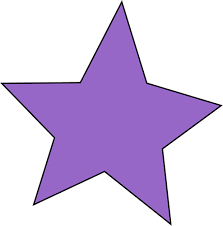
#> input picture images/purpleStar.png, 223 x 226 px
$ python enclosing.py   (older library calls are emulated)
#> lines starting #> are read from the running program, lines starting #| are printed output that depends on the picture; after the words box and inside, x2 and y2 are one past the last pixel; in counts of white or black regions, pixels touching at a corner belong together
import cv2

img = cv2.imread('images/purpleStar.png')
#> img is the input picture: shape (226, 223, 3); mean B, G, R 230.2, 196.3, 212.9
imgray = cv2.cvtColor(img, cv2.COLOR_BGR2GRAY)
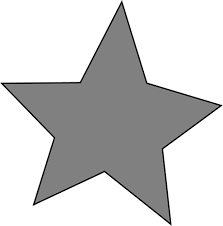
#> imgray: shape (226, 223); min 0, max 255, mean 205.1

ret, thr = cv2.threshold(imgray, 127, 255, cv2.THRESH_BINARY)
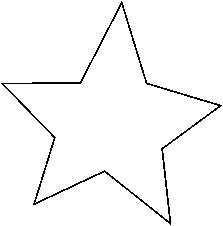
#> thr: shape (226, 223); 97.3% white; black in thin lines or dots
_, contour, _ = cv2.findContours(thr, cv2.RETR_TREE, cv2.CHAIN_APPROX_SIMPLE)
#> contour = 3 contours; box (x1, y1, x2, y2) and area: (0, 0, 223, 226) 49950, (0, 0, 223, 226) 19096, (4, 5, 218, 221) 17056

con = contour[1]
#> con = contour of 369 points, box (x1, y1, x2, y2) (0, 0, 223, 226), area 19096

(x, y), r = cv2.minEnclosingCircle(con)
#> x = 113.9; y = 119.4; r = 119.6
cv2.circle(img, (int(x), int(y)), int(r), (0, 0, 255), 2)

ellipse = cv2.fitEllipse(con)
#> ellipse = ((112.3, 120.5), (179.4, 190.7), 11.2)
cv2.ellipse(img, ellipse, (0, 255, 0), 2)
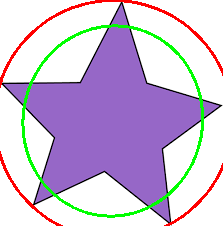
#> img: shape (226, 223, 3); mean B, G, R 214.9, 190.4, 205


# [6 lines of commented-out code are left out]

cv2.imshow('img', img)
cv2.waitKey(0)
cv2.destroyAllWindows()

$ run again, with images/england.png copied over images/purpleStar.png
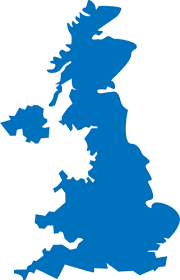
#> input picture images/england.png, 180 x 280 px
#> img is the input picture: shape (280, 180, 3); mean B, G, R 227.7, 197.1, 151.6
#> `ret, thr = cv2.threshold(imgray, 127, 255, cv2.THRESH_BINARY)`:
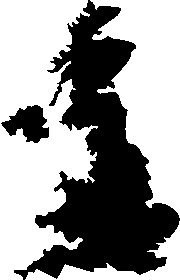
#> thr: shape (280, 180); 60.3% white; 2 black regions
#> contour = 4 contours; box (x1, y1, x2, y2) and area: (0, 0, 98, 280) 17820, (90, 0, 180, 218) 10584, (25, 221, 180, 280) 1944, (0, 104, 50, 144) 1154
#> con = contour of 201 points, box (x1, y1, x2, y2) (90, 0, 180, 218), area 10584
#> x = 134.5; y = 108.5; r = 117.3
#> ellipse = ((183, 125.3), (116.3, 283.7), 155.3)
#> `cv2.ellipse(img, ellipse, (0, 255, 0), 2)`:
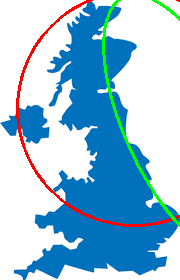
#> img: shape (280, 180, 3); mean B, G, R 219.3, 194.6, 152.4
